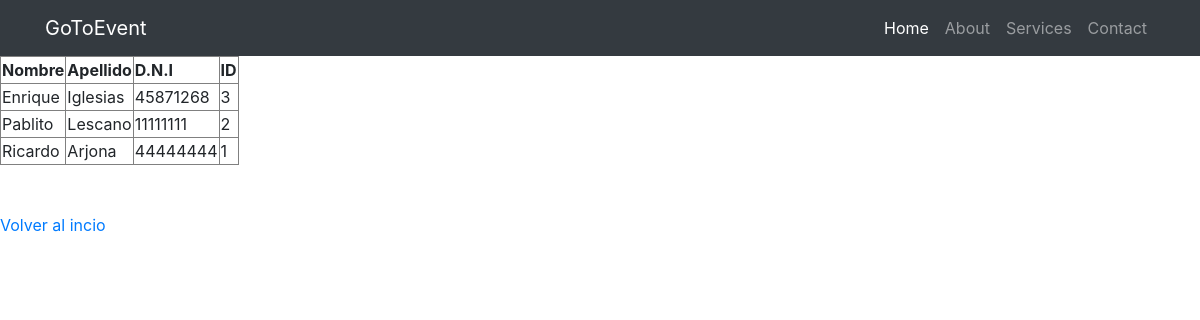
Screenshot of /GoToEvent/Artist/readAll with the database file from the repository.
### tables this page shows
CREATE TABLE `artists` (
  `id_artist` int(11) NOT NULL,
  `name` varchar(50) NOT NULL,
  `last_name` varchar(50) NOT NULL,
  `dni` varchar(8) NOT NULL
);

### GoToEvent/controllers/ArtistController.php (called while the page is built, shortened)
<?php
class ArtistController
{
    protected $dao;
    public function __construct()
    {
        $this->dao=Dao::getInstance();
    }
    public function readAll()
    {
        $lista = $this->dao->readAll();
        require (ROOT . VIEWS . "viewartists.php");
    }
}

### GoToEvent/index.php (called while the page is built, shortened)
<?php
	require_once "config/Autoload.php";
    Router::direccionar(new Request());
?>

### GoToEvent/models/Artist.php (called while the page is built, shortened)
<?php
class Artist
{
	private $dni;
	private $last_name;
	private $name;
	private $id_artist;
	function __construct($dni='',$name='',$last_name='',$id_artist='')
	{
		$this->dni = $dni;
		$this->name = $name;
		$this->last_name = $last_name;
		$this->id_artist = $id_artist;
	}
	public function getDni()
	{
		return $this->dni;
	}
	public function getLastName()
	{
		return $this->last_name;
	}
	public function getName()
	{
		return $this->name;
	}
	public function getId()
	{
		return $this->id_artist;
	}
}
?>

### GoToEvent/daos/daodb/connection.php (called while the page is built, shortened)
<?php
class Connection {
     private $pdo = null;
     private static $instance = null;
     public function __construct()
     {
          try
          {
               $this->pdo = new \PDO("mysql:host=" . DB_HOST . ";dbname=" . DB_NAME, DB_USER, DB_PASS);
               $this->pdo->setAttribute(\PDO::ATTR_ERRMODE, \PDO::ERRMODE_EXCEPTION);
          }
          catch (Exception $ex)
          {
               throw $ex;
          }
     }
     public static function getInstance()
     {
         if(self::$instance == null)
            self::$instance = new Connection();
         return self::$instance;
     }
     public function execute($query, $parameters = array())
     {
          try
          {
               $this->pdoStatement = $this->pdo->prepare($query);
               $this->pdoStatement->execute();
               return $this->pdoStatement->fetchAll();
          }
          catch(Exception $ex)
          {
               throw $ex;
          }
     }
}

### GoToEvent/daos/daodb/artistdao.php (called while the page is built, shortened)
<?php
class ArtistDao extends Singleton implements \interfaces\Crud
{
    public function readAll()
    {
        $sql = "SELECT * FROM artists";
        try
        {
            $this->connection = Connection::getInstance();
            $resultSet = $this->connection->execute($sql);
        }
        catch(PDOException $e)
        {
			echo $e;
		}
        if(!empty($resultSet))
            return $this->mapear($resultSet);
        else
            return false;
    }
	protected function mapear($value) {
		$value = is_array($value) ? $value : [];
		$resp = array_map(function($p){
		    return new M_Artist( $p['dni'], $p['name'], $p['last_name'], $p['id_artist']);
        }, $value);
            return count($resp) > 0 ? $resp : null;
     }
}

### GoToEvent/config/Autoload.php (called while the page is built, shortened)
<?php namespace config;
class Autoload
{
    public static function Start()
    {
        spl_autoload_register(function ($instancia) {
        	$instancia = strtolower($instancia);
            $ruta = ROOT . str_replace("\\", "/", $instancia) . ".php";
        });
    }
}

### GoToEvent/views/viewartists.php (the view, shortened to what this page needs)
<!DOCTYPE html>
<html>
<head>
</head>
<body>
	<?php include_once (VIEWS."header.php");?>
<?php if(isset($lista)){  ?>
	<table border="1">
		<tr>
			<th>Nombre</th>
			<th>Apellido</th>
			<th>D.N.I</th>
			<th>ID</th>
		</tr>
	<?php while(!empty($lista)){ ?>
		<?php $artista = array_pop($lista) ?>
		<tr>
			<td><?php echo $artista->getName(); ?></td>
			<td><?php echo $artista->getLastName(); ?></td>
			<td><?php echo $artista->getDni(); ?></td>
			<td><?php echo $artista->getId(); ?></td>
		</tr>
	<?php } ?>
	</table>
<?php } else { ?>
	<h2>No hay artistas</h2>
	<?php } ?>
	<br><br>
	<div>
		<a href="<?php echo BASE; ?>views/index">Volver al incio</a>
	</div>
</body>
</html>

### GoToEvent/assets/css/shop-homepage.css (style rules this page uses)
body { padding-top: 54px; }
@media (min-width: 992px) { body { padding-top: 56px; } }

### rows the page displays
artists: name "Enrique", last_name "Iglesias", dni "45871268", id_artist "3"
artists: name "Pablito", last_name "Lescano", dni "11111111", id_artist "2"
artists: name "Ricardo", last_name "Arjona", dni "44444444", id_artist "1"
